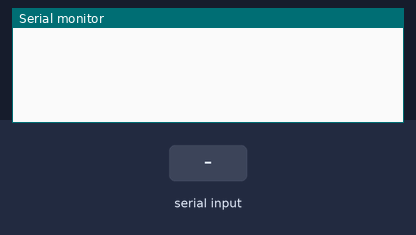
This sketch was run on a simulated Arduino Uno, built with avr-gcc and run on an emulated ATmega328P. On the bench: the last lines printed to the serial monitor. The test bench sets the inputs (shaded band). The modem accepts every AT command (registered, SIM ready, sends succeed) and sends nothing else.

Above: at 1.2 s.
1.3 s: "^" received over Serial
At 2.2 s:
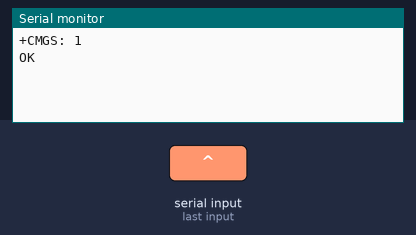
2.8 s: "^" received over the second serial link
At 3.9 s:
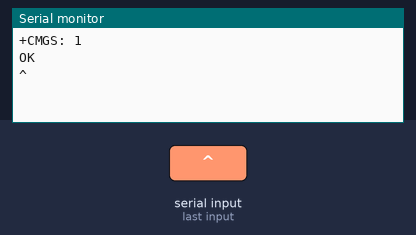
4.3 s: "1" received over the second serial link
At 5.1 s:
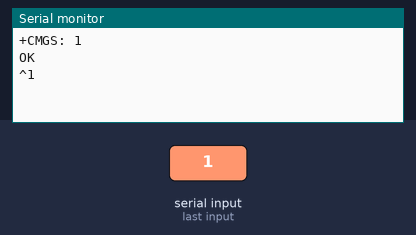

Measured:
- after the input at 1.3 s, the serial monitor: prints a new line at once (image 1)
- after the input at 2.8 s, the serial monitor: prints a new line at once (image 2)
- after the input at 4.3 s, the serial monitor: prints a new line at once (image 3)

The sketch:

gsmtest.ino
```cpp
//7 to TXD and 8 to RXD
#include <SoftwareSerial.h>
SoftwareSerial GPRS(7,8);
unsigned char buffer[64];
int count=0;

void setup() {
GPRS.begin(9600);
Serial.begin(9600);
}

void loop() {
 while(GPRS.available())
 {
  buffer[count++]=GPRS.read();
  if(count==64) break;

 }

 Serial.write(buffer,count);
 clearBufferArray();
 count=0;

 if (Serial.available()) {
  byte b=Serial.read();
  if (b=='^')
  GPRS.write( 0x1a );
  else
  GPRS.write(b);
 }
}

void clearBufferArray()
{
  for (int i=0; i<count;i++)
  {
    buffer[i]=NULL;
  }
}
```
